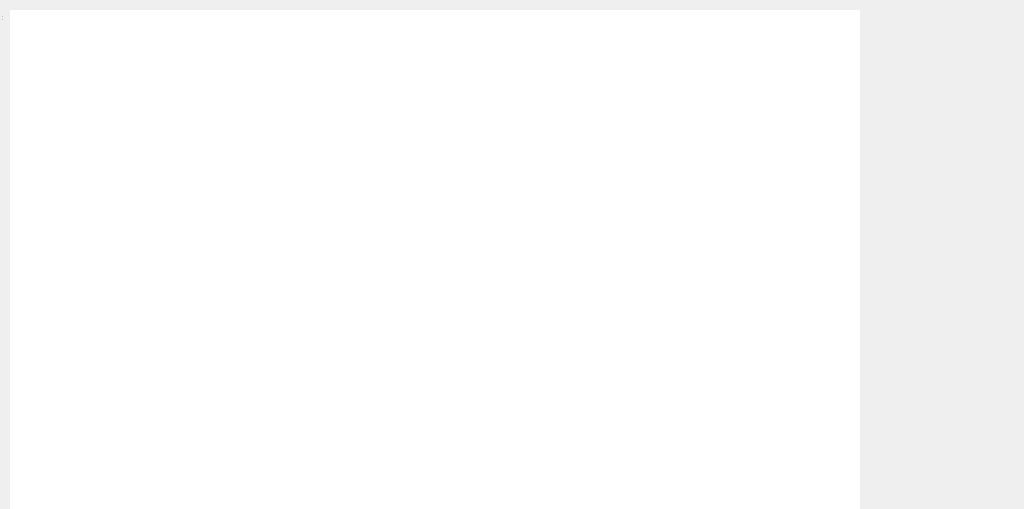
<?xml version="1.0" encoding="UTF-8"?>
<ui version="4.0">
 <class>PoolPage</class>
 <widget class="QWidget" name="PoolPage">
  <property name="geometry">
   <rect>
    <x>0</x>
    <y>0</y>
    <width>1024</width>
    <height>509</height>
   </rect>
  </property>
  <property name="windowTitle">
   <string>PoolPage</string>
  </property>
  <widget class="QWidget" name="centralWidget" native="true">
   <property name="geometry">
    <rect>
     <x>0</x>
     <y>0</y>
     <width>1024</width>
     <height>509</height>
    </rect>
   </property>
   <widget class="QTextBrowser" name="textBrowser">
    <property name="geometry">
     <rect>
      <x>10</x>
      <y>10</y>
      <width>850</width>
      <height>500</height>
     </rect>
    </property>
    <property name="maximumSize">
     <size>
      <width>16777215</width>
      <height>16777215</height>
     </size>
    </property>
    <property name="autoFillBackground">
     <bool>false</bool>
    </property>
    <property name="frameShape">
     <enum>QFrame::NoFrame</enum>
    </property>
    <property name="frameShadow">
     <enum>QFrame::Plain</enum>
    </property>
    <property name="html">
     <string>&lt;!DOCTYPE HTML PUBLIC &quot;-//W3C//DTD HTML 4.0//EN&quot; &quot;http://www.w3.org/TR/REC-html40/strict.dtd&quot;&gt;
&lt;html&gt;&lt;head&gt;&lt;meta name=&quot;qrichtext&quot; content=&quot;1&quot; /&gt;&lt;style type=&quot;text/css&quot;&gt;
p, li { white-space: pre-wrap; }
&lt;/style&gt;&lt;/head&gt;&lt;body style=&quot; font-family:'Sans Serif'; font-size:9pt; font-weight:400; font-style:normal;&quot;&gt;
&lt;p style=&quot;-qt-paragraph-type:empty; margin-top:0px; margin-bottom:0px; margin-left:0px; margin-right:0px; -qt-block-indent:0; text-indent:0px;&quot;&gt;&lt;br /&gt;&lt;/p&gt;
&lt;p style=&quot;-qt-paragraph-type:empty; margin-top:0px; margin-bottom:0px; margin-left:0px; margin-right:0px; -qt-block-indent:0; text-indent:0px;&quot;&gt;&lt;br /&gt;&lt;/p&gt;&lt;/body&gt;&lt;/html&gt;</string>
    </property>
    <property name="overwriteMode">
     <bool>false</bool>
    </property>
    <property name="openExternalLinks">
     <bool>false</bool>
    </property>
    <property name="openLinks">
     <bool>false</bool>
    </property>
   </widget>
  </widget>
  <widget class="QStatusBar" name="statusBar">
   <property name="geometry">
    <rect>
     <x>0</x>
     <y>0</y>
     <width>3</width>
     <height>22</height>
    </rect>
   </property>
  </widget>
 </widget>
 <layoutdefault spacing="6" margin="11"/>
 <resources/>
 <connections/>
</ui>
